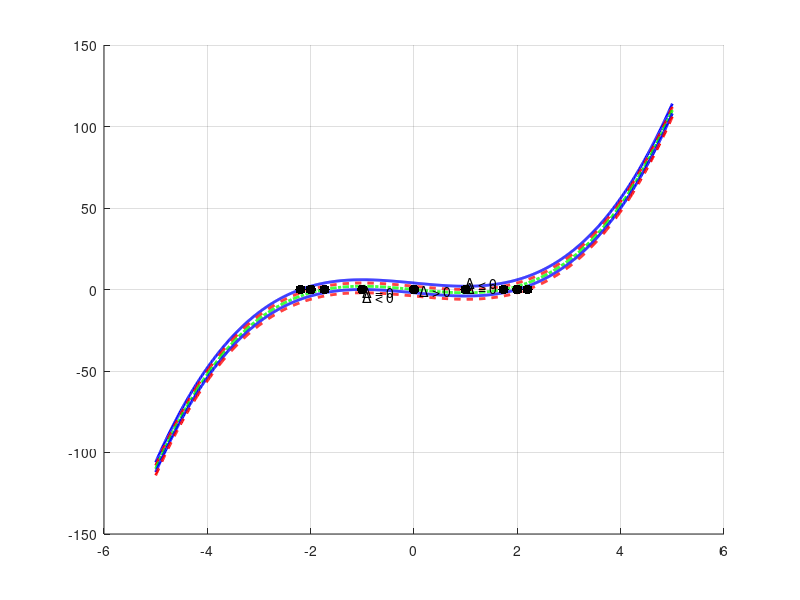

MATLAB code to generate this figure:
myFig = figure;
grid on;
hold on

f1 = [1 0 -3 4];
f2 = [1 0 -3 2];
f3 = [1 0 -3 0];
f4 = [1 0 -3 -2];
f5 = [1 0 -3 -4];

x = -5:.01:5;

y1 = polyval(f1,x);
y2 = polyval(f2,x);
y3 = polyval(f3,x);
y4 = polyval(f4,x);
y5 = polyval(f5,x);

l1 = line(x,y1,'Color','b','LineStyle','-','LineWidth',2);
l2 = line(x,y2,'Color','r','LineStyle','--','LineWidth',2);
l3 = line(x,y3,'Color','g','LineStyle','-.','LineWidth',2);

l4 = line(x,y4,'Color','b','LineStyle','-','LineWidth',2);
l5 = line(x,y5,'Color','r','LineStyle','--','LineWidth',2);



rt = [2.1958;roots(f2);roots(f3);roots(f4);-2.1958];
zero = zeros(length(rt),1);



scatter(rt,zero, 500, 'Marker','.','MarkerFaceColor','k','MarkerEdgeColor','k');


text(.1,-.5,'\Delta > 0')
text(-1,-1,'\Delta = 0')
text(1,1,'\Delta = 0')
text(-1,-4,'\Delta < 0')
text(1,4,'\Delta < 0')

 
